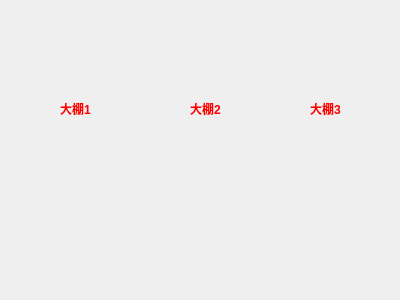
<?xml version="1.0" encoding="UTF-8"?>
<ui version="4.0">
 <class>control</class>
 <widget class="QDialog" name="control">
  <property name="geometry">
   <rect>
    <x>0</x>
    <y>0</y>
    <width>400</width>
    <height>300</height>
   </rect>
  </property>
  <property name="windowTitle">
   <string>Dialog</string>
  </property>
  <widget class="QPushButton" name="room1_light">
   <property name="geometry">
    <rect>
     <x>30</x>
     <y>150</y>
     <width>91</width>
     <height>41</height>
    </rect>
   </property>
   <property name="text">
    <string/>
   </property>
   <property name="icon">
    <iconset resource="resource.qrc">
     <normaloff>:/image/switch_off.png</normaloff>:/image/switch_off.png</iconset>
   </property>
   <property name="iconSize">
    <size>
     <width>62</width>
     <height>51</height>
    </size>
   </property>
   <property name="default">
    <bool>true</bool>
   </property>
   <property name="flat">
    <bool>true</bool>
   </property>
  </widget>
  <widget class="QLabel" name="label_2">
   <property name="geometry">
    <rect>
     <x>50</x>
     <y>100</y>
     <width>51</width>
     <height>16</height>
    </rect>
   </property>
   <property name="text">
    <string>&lt;html&gt;&lt;head/&gt;&lt;body&gt;&lt;p align=&quot;center&quot;&gt;&lt;span style=&quot; font-weight:600; color:#ff0000;&quot;&gt;大棚1&lt;/span&gt;&lt;/p&gt;&lt;/body&gt;&lt;/html&gt;</string>
   </property>
  </widget>
  <widget class="QLabel" name="label_3">
   <property name="geometry">
    <rect>
     <x>180</x>
     <y>100</y>
     <width>51</width>
     <height>16</height>
    </rect>
   </property>
   <property name="text">
    <string>&lt;html&gt;&lt;head/&gt;&lt;body&gt;&lt;p align=&quot;center&quot;&gt;&lt;span style=&quot; font-weight:600; color:#ff0000;&quot;&gt;大棚2&lt;/span&gt;&lt;/p&gt;&lt;/body&gt;&lt;/html&gt;</string>
   </property>
  </widget>
  <widget class="QLabel" name="label_4">
   <property name="geometry">
    <rect>
     <x>300</x>
     <y>100</y>
     <width>51</width>
     <height>16</height>
    </rect>
   </property>
   <property name="text">
    <string>&lt;html&gt;&lt;head/&gt;&lt;body&gt;&lt;p align=&quot;center&quot;&gt;&lt;span style=&quot; font-weight:600; color:#ff0000;&quot;&gt;大棚3&lt;/span&gt;&lt;/p&gt;&lt;/body&gt;&lt;/html&gt;</string>
   </property>
  </widget>
  <widget class="QPushButton" name="room2_light">
   <property name="geometry">
    <rect>
     <x>160</x>
     <y>150</y>
     <width>91</width>
     <height>41</height>
    </rect>
   </property>
   <property name="text">
    <string/>
   </property>
   <property name="icon">
    <iconset resource="resource.qrc">
     <normaloff>:/image/switch_off.png</normaloff>:/image/switch_off.png</iconset>
   </property>
   <property name="iconSize">
    <size>
     <width>62</width>
     <height>51</height>
    </size>
   </property>
   <property name="default">
    <bool>true</bool>
   </property>
   <property name="flat">
    <bool>true</bool>
   </property>
  </widget>
  <widget class="QPushButton" name="room3_light">
   <property name="geometry">
    <rect>
     <x>280</x>
     <y>150</y>
     <width>91</width>
     <height>41</height>
    </rect>
   </property>
   <property name="text">
    <string/>
   </property>
   <property name="icon">
    <iconset resource="resource.qrc">
     <normaloff>:/image/switch_off.png</normaloff>:/image/switch_off.png</iconset>
   </property>
   <property name="iconSize">
    <size>
     <width>62</width>
     <height>51</height>
    </size>
   </property>
   <property name="default">
    <bool>true</bool>
   </property>
   <property name="flat">
    <bool>true</bool>
   </property>
  </widget>
 </widget>
 <resources>
  <include location="resource.qrc"/>
 </resources>
 <connections/>
</ui>
